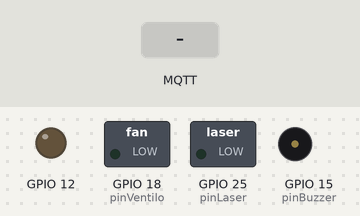
Bench run of a sketch on a simulated ESP32. On the bench: switched loads named in the sketch (green lamp = pin HIGH), output pins drawn as LEDs (lit = HIGH), buzzer (waves = sounding). The inputs (shaded band) are chosen by the test bench. WiFi joins after 1.5 s; servers stay silent unless stated; the local clock reads 2024-03-15 10:24:30 at power-on unless the sketch sets it; no MQTT or app messages arrive unless stated; what the sketch prints to the serial monitor is not drawn.

Above: at 3.7 s.
3.8 s: MQTT message "1" arrives on the second subscribed topic
At 4.13 s:
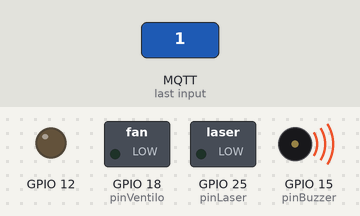
5.8 s: MQTT message "1" arrives on the first subscribed topic
At 7.0 s:
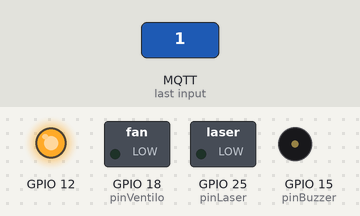
7.3 s: MQTT message "1" arrives on the third subscribed topic
At 8.3 s:
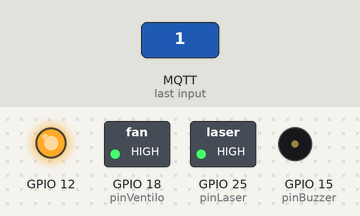
8.8 s: MQTT message "on" arrives on the first subscribed topic
At 9.4 s:
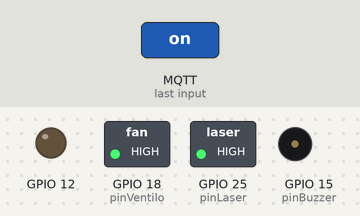
10.3 s: MQTT message "1" arrives on the second subscribed topic
At 10.63 s:
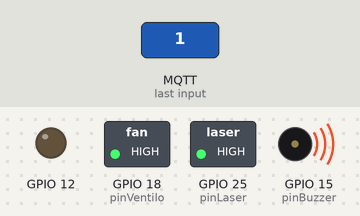
12.3 s: MQTT message "0" arrives on the third subscribed topic
At 13.2 s:
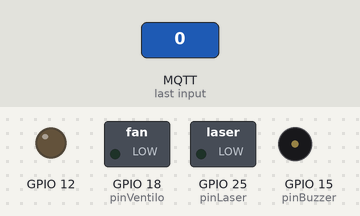
Timing chart, 0 to 14.8 s (numbered marks = the images above; inputs shaded):
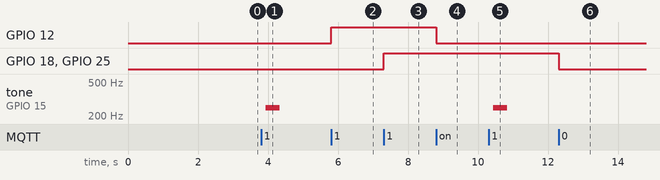

The sketch:

bathroom_actuators.ino
```cpp
/* Dans le cadre du projet Smart Ohm'e de BA3 ingénieur civil en informatique et gestion
 *  AFENZOUAR Farid
 *  email : Farid.AFENZOUAR@student.umons.ac.be
 *  FISICARO Federico
 *  email: Federico.FISICARO@student.umons.ac.be
 *  NGUYEN Harry
 *  email : Harry.NGUYEN@student.umons.ac.be
 *  VANSNICK Loïc
 *  email : Loic.VANSNICK@student.umons.ac.be
 */

#include <WiFi.h> // Enables the ESP8266 to connect to the local network (via WiFi)
#include <PubSubClient.h> // Allows us to connect to, and publish to the MQTT broker
#include<time.h>
// WiFi
// Make sure to update this for your own WiFi network!
const char* ssid = "IoTWifi";
const char* wifi_password = "SmartBuilding";

// MQTT
// Make sure to update this for your own MQTT Broker!
//const char* mqtt_server = "192.168.0.50";
const char* mqtt_server = "192.168.4.1";
const char* mqtt_topic_Buzzer = "sdb/Buzzer";
const char* mqtt_topic_Ventilo = "sdb/Ventilo";
const char* mqtt_topic_eclairage = "sdb/eclairage";
const char* mqtt_topic_eclairage_manuel = "sdb/eclairage/manuel";

// The client id identifies the ESP8266 device. Think of it a bit like a hostname (Or just a name, like Greg).
const char* clientID = "esp32_SdB";

// Initialise the WiFi and MQTT Client objects
WiFiClient wifiClient;
PubSubClient client(mqtt_server, 1883, wifiClient); // 1883 is the listener port for the Broker


// Declaration des variables

#define ANALOG_PIN_7 35
int pinVentilo = 18;
int pinLaser = 25;
int pinBuzzer = 15;
int eclairage=0;
int auto_eclairage=1;
int temps_arret_ecl=0;
void callback(char* topic, byte* payload, unsigned int length) {
  float val=0;// pour sauvgarder la valeur reçu aprés la convertir en float
  String result="";
  Serial.print("Message arrived in topic: ");
  Serial.println(topic);

  Serial.print("Message:");
  for (int i = 0; i < length; i++) {
    Serial.print((char)payload[i]);
    result+=(char)payload[i];

  }
  //payload to float
  const char *c = result.c_str();
  val=atof(c);
  Serial.println();
  Serial.println("-----------------------");
//temperature
const char* top=topic;

if(strcmp(top,mqtt_topic_eclairage)==0){

if(auto_eclairage==1)
eclairage=(int)val;
}
else if(strcmp(top,mqtt_topic_Buzzer)==0){
  buzzer_alarm((int)val);
}

else if(strcmp(top,mqtt_topic_Ventilo)==0){
  ventilo((int)val);
}
else if(strcmp(top,mqtt_topic_eclairage_manuel)==0){
if(eclairage==0){
auto_eclairage=0;
temps_arret_ecl=time(NULL);
eclairage=(eclairage==0)?1:0;
}
else
auto_eclairage=1;
}

}


void setup() {
  // put your setup code here, to run once:

  Serial.begin(115200);
  delay(1000); // give me time to bring up serial monitor
  Serial.println("ESP32 Analog IN Test");

  Serial.print("Connecting to ");
  Serial.println(ssid);

  // Connect to the WiFi
  WiFi.begin(ssid, wifi_password);

  // Wait until the connection has been confirmed before continuing
  while (WiFi.status() != WL_CONNECTED) {
    delay(500);
    Serial.print(".");
  }

  // Debugging - Output the IP Address of the ESP8266
  Serial.println("WiFi connected");
  Serial.print("IP address: ");
  Serial.println(WiFi.localIP());

  // Connect to MQTT Broker
  // client.connect returns a boolean value to let us know if the connection was successful.
  if (client.connect(clientID)) {
    Serial.println("Connected to MQTT Broker!");
  }
  else {
    Serial.println("Connection to MQTT Broker failed...");
  }
  client.setCallback(callback);


  pinMode(pinLaser, OUTPUT);
  pinMode(pinVentilo, OUTPUT);
  pinMode(pinBuzzer, OUTPUT);
  pinMode(12,OUTPUT);
  client.subscribe("sdb/eclairage");
  client.subscribe("sdb/Buzzer");
  client.subscribe("sdb/Ventilo");
  client.subscribe("sdb/eclairage/manuel");
}


void loop() {
  if(time(NULL)-temps_arret_ecl>60)
  auto_eclairage=1;
   if(eclairage==1){
    digitalWrite(12, HIGH);
    }
    else {
    digitalWrite(12,LOW);
    }
client.loop();
}
  //Passive Buzzer
void buzzer_alarm(int buzzer){
  if (buzzer==1){
 unsigned char i, j ;
 Serial.println("Buzz");
  digitalWrite (pinBuzzer, HIGH) ; //send tone
      delay (1) ;
    for (i = 0; i <80; i++) // When a frequency sound
    {

      digitalWrite (pinBuzzer, LOW) ; //no tone
      delay (1) ;
    }
    for (i = 0; i <100; i++) // When a frequency sound
    {
      digitalWrite (pinBuzzer, HIGH) ; //send tone
      delay (2) ;
      digitalWrite (pinBuzzer, LOW) ; //no tone
      delay (2) ;
    }
  }
}


//ventilo
void ventilo(int val){

  if(val==1){
    digitalWrite(pinLaser, HIGH);
    digitalWrite(pinVentilo, HIGH);
    }
    else {
    digitalWrite(pinLaser, LOW);
    digitalWrite(pinVentilo, LOW);
      }
  }
```

Measured:
- after the input at 3.8 s, tone on GPIO 15 (pinBuzzer): silent → 250 Hz after 0.13 s, → silent 0.40 s later
- after the input at 5.8 s, GPIO 12: LOW → HIGH at once
- after the input at 7.3 s, GPIO 18 (pinVentilo), GPIO 25 (pinLaser): LOW → HIGH at once
- after the input at 8.8 s, GPIO 12: HIGH → LOW at once
- after the input at 10.3 s, tone on GPIO 15 (pinBuzzer): silent → 250 Hz after 0.13 s, → silent 0.40 s later
- after the input at 12.3 s, GPIO 18 (pinVentilo), GPIO 25 (pinLaser): HIGH → LOW at once
